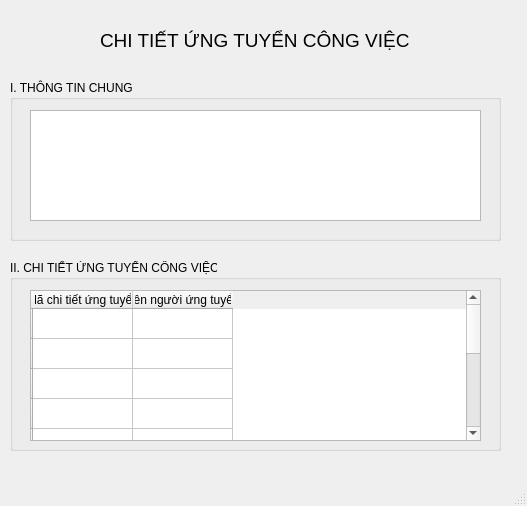
<?xml version="1.0" encoding="UTF-8"?>
<ui version="4.0">
 <class>chiTietCongViec</class>
 <widget class="QMainWindow" name="chiTietCongViec">
  <property name="geometry">
   <rect>
    <x>0</x>
    <y>0</y>
    <width>527</width>
    <height>506</height>
   </rect>
  </property>
  <property name="windowTitle">
   <string>Quản trị viên - Thông tin công việc</string>
  </property>
  <widget class="QWidget" name="centralwidget">
   <widget class="QLabel" name="label">
    <property name="geometry">
     <rect>
      <x>100</x>
      <y>20</y>
      <width>361</width>
      <height>41</height>
     </rect>
    </property>
    <property name="font">
     <font>
      <pointsize>14</pointsize>
     </font>
    </property>
    <property name="text">
     <string>CHI TIẾT ỨNG TUYỂN CÔNG VIỆC</string>
    </property>
   </widget>
   <widget class="QGroupBox" name="groupBox">
    <property name="geometry">
     <rect>
      <x>10</x>
      <y>80</y>
      <width>491</width>
      <height>161</height>
     </rect>
    </property>
    <property name="font">
     <font>
      <pointsize>9</pointsize>
     </font>
    </property>
    <property name="title">
     <string>I. THÔNG TIN CHUNG</string>
    </property>
    <widget class="QListView" name="li_TTCongViec_ntd">
     <property name="geometry">
      <rect>
       <x>20</x>
       <y>30</y>
       <width>451</width>
       <height>111</height>
      </rect>
     </property>
    </widget>
   </widget>
   <widget class="QGroupBox" name="groupBox_2">
    <property name="geometry">
     <rect>
      <x>10</x>
      <y>260</y>
      <width>491</width>
      <height>191</height>
     </rect>
    </property>
    <property name="font">
     <font>
      <pointsize>9</pointsize>
     </font>
    </property>
    <property name="title">
     <string>II. CHI TIẾT ỨNG TUYỂN CÔNG VIỆC</string>
    </property>
    <widget class="QTableWidget" name="table_dsCongViec">
     <property name="geometry">
      <rect>
       <x>20</x>
       <y>30</y>
       <width>451</width>
       <height>151</height>
      </rect>
     </property>
     <row>
      <property name="text">
       <string/>
      </property>
     </row>
     <row>
      <property name="text">
       <string/>
      </property>
     </row>
     <row>
      <property name="text">
       <string/>
      </property>
     </row>
     <row>
      <property name="text">
       <string/>
      </property>
     </row>
     <row>
      <property name="text">
       <string/>
      </property>
     </row>
     <row>
      <property name="text">
       <string/>
      </property>
     </row>
     <row>
      <property name="text">
       <string/>
      </property>
     </row>
     <row>
      <property name="text">
       <string/>
      </property>
     </row>
     <row>
      <property name="text">
       <string/>
      </property>
     </row>
     <row>
      <property name="text">
       <string/>
      </property>
     </row>
     <column>
      <property name="text">
       <string>Mã chi tiết ứng tuyển</string>
      </property>
     </column>
     <column>
      <property name="text">
       <string>Tên người ứng tuyển</string>
      </property>
     </column>
     <item row="0" column="0">
      <property name="text">
       <string/>
      </property>
      <property name="font">
       <font>
        <weight>75</weight>
        <bold>true</bold>
       </font>
      </property>
     </item>
    </widget>
   </widget>
  </widget>
  <widget class="QMenuBar" name="menubar">
   <property name="geometry">
    <rect>
     <x>0</x>
     <y>0</y>
     <width>527</width>
     <height>26</height>
    </rect>
   </property>
  </widget>
  <widget class="QStatusBar" name="statusbar"/>
 </widget>
 <resources/>
 <connections/>
</ui>
